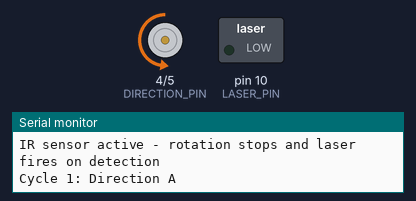
Recording of a program running on a simulated Arduino Nano, built with avr-gcc and run on an emulated ATmega328P. Shown: direction and speed pins drawn as motors (green arrow = direction pin HIGH = forward, orange = LOW = backward, longer = more drive), switched loads named in the program (green lamp = pin HIGH), the last lines printed to the serial monitor. Wiring (inferred from the names in the program): IR receiver: data pin 2. At 37.1 s the program stops and its outputs stay as they are.

Above: at 3.0 s.
At 6.5 s:
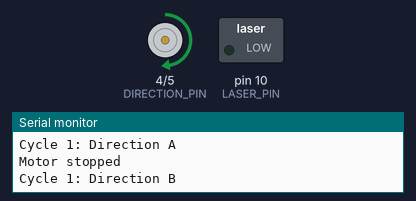
At 8.3 s:
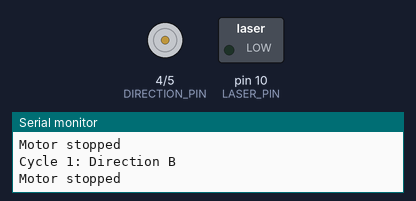
Timing chart, 0 to 11.2 s (numbered marks = the images above):
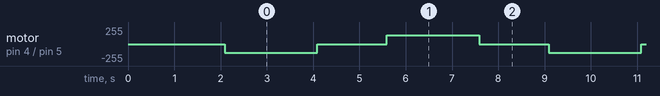

The program:

main.cpp
```cpp
#include <Arduino.h>

const int SPEED_PIN = 5;      // D5 -> EN/IN1
const int DIRECTION_PIN = 4;  // D4 -> PH/IN2
const int IR_PIN = 2;         // D2 -> TSOP38238 OUT
const int LASER_PIN = 10;     // D10 -> transistor base (via 1k resistor)

const int TEST_SPEED = 128;              // PWM range: 0-255, 50% PWM
const unsigned long RUN_TIME = 2000;     // max time per direction, ms
const unsigned long STOP_TIME = 1500;    // pause between cycles, ms
const unsigned long IR_HOLD_TIME = 250;  // debounce for beacon bursts
const unsigned long DWELL_TIME_MS = 2000; // required hold time to score

// ---------- Motor functions ----------
void stopMotor()
{
  analogWrite(SPEED_PIN, 0);
}

void rotateDirectionA()
{
  digitalWrite(DIRECTION_PIN, LOW);
  analogWrite(SPEED_PIN, TEST_SPEED);
}

void rotateDirectionB()
{
  digitalWrite(DIRECTION_PIN, HIGH);
  analogWrite(SPEED_PIN, TEST_SPEED);
}

// ---------- Laser functions ----------
void fireLaser()
{
  digitalWrite(LASER_PIN, HIGH);
}

void stopLaser()
{
  digitalWrite(LASER_PIN, LOW);
}

// ---------- Sensor check ----------

bool irDetected()
{
  static unsigned long lastSeen = 0;
  if (digitalRead(IR_PIN) == LOW)
  {
    lastSeen = millis();
  }
  return (millis() - lastSeen <= IR_HOLD_TIME);
}

bool holdAndFireLaser()
{
  fireLaser();
  unsigned long start = millis();

  while (millis() - start < DWELL_TIME_MS)
  {
    if (!irDetected())
    {
      stopLaser();
      Serial.println("Lost target before dwell time completed");
      return false;
    }
  }

  stopLaser();
  Serial.println("Target held for full dwell time - scored");
  return true;
}

// ---------- Combined rotation + detect + fire ----------
bool runUntilDetectionOrTimeout(unsigned long maxRunTime)
{
  unsigned long start = millis();

  while (millis() - start < maxRunTime)
  {
    if (irDetected())
    {
      stopMotor();
      Serial.println("IR detected mid-rotation -> motor stopped, firing laser");
      holdAndFireLaser();
      return true;
    }
  }

  stopMotor();
  return false;
}

void setup()
{
  pinMode(SPEED_PIN, OUTPUT);
  pinMode(DIRECTION_PIN, OUTPUT);
  pinMode(IR_PIN, INPUT);
  pinMode(LASER_PIN, OUTPUT);

  stopMotor();
  stopLaser();

  Serial.begin(9600);
  Serial.println("Full validation test: motor + IR sensor + laser");
  Serial.println("5 direction cycles will be performed");
  Serial.println("IR sensor active - rotation stops and laser fires on detection");

  delay(2000);
}

void loop()
{
  static int cycleNumber = 1;
  if (cycleNumber > 5)
  {
    stopMotor();
    stopLaser();
    Serial.println("Validation test completed.");
    while (true)
    {
      // Test finished
    }
  }

  Serial.print("Cycle ");
  Serial.print(cycleNumber);
  Serial.println(": Direction A");
  rotateDirectionA();
  runUntilDetectionOrTimeout(RUN_TIME);
  Serial.println("Motor stopped");
  delay(STOP_TIME);

  Serial.print("Cycle ");
  Serial.print(cycleNumber);
  Serial.println(": Direction B");
  rotateDirectionB();
  runUntilDetectionOrTimeout(RUN_TIME);
  Serial.println("Motor stopped");
  delay(STOP_TIME);

  cycleNumber++;
}
```

Measured:
- by itself, motor on pin 4 (DIRECTION_PIN) / pin 5 (SPEED_PIN): repeats every 7.0 s: stopped 1.5 s, forward 128/255 2.0 s, stopped 1.5 s, backward 128/255 2.0 s
